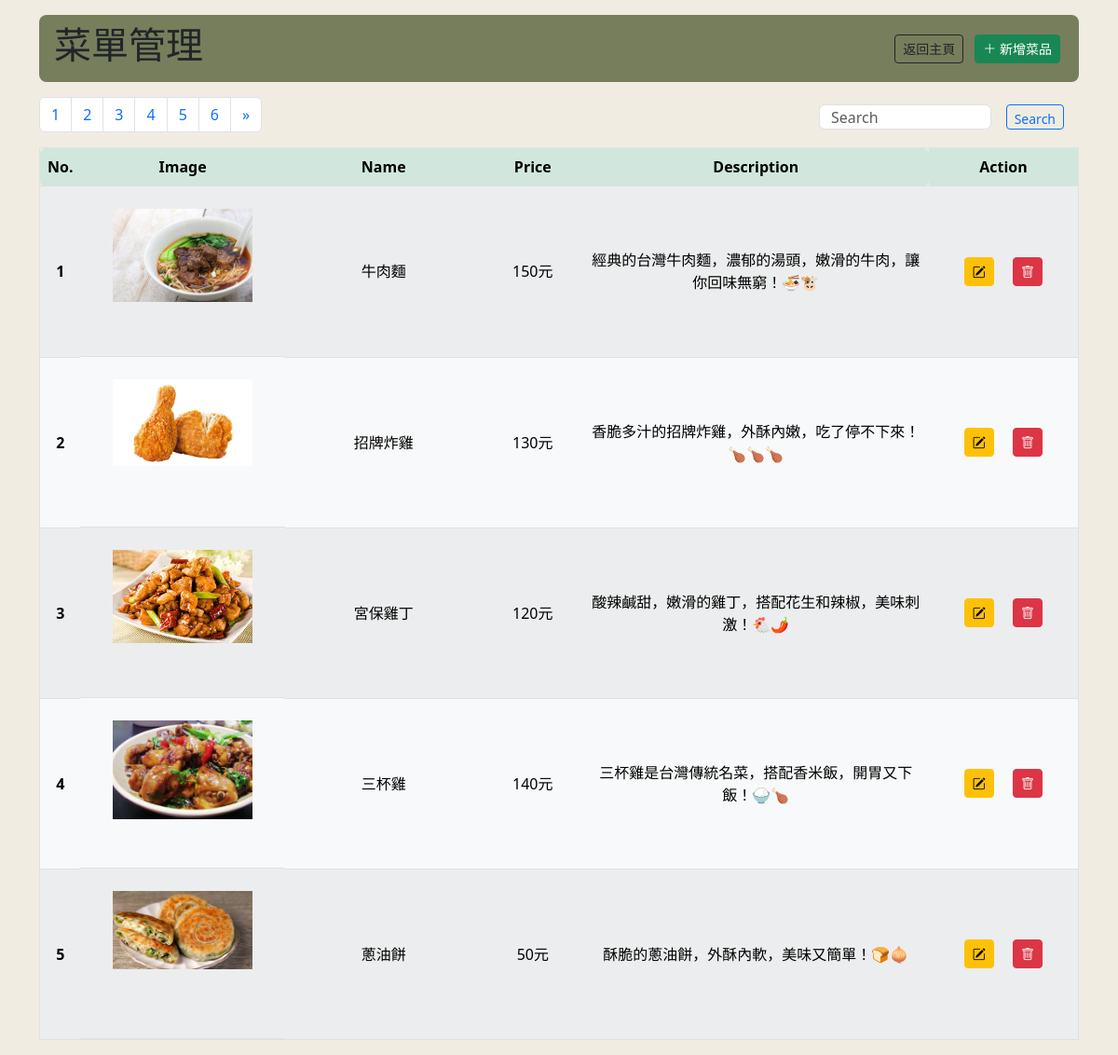
/restaurant/dishes/product.php (signed in), run on the app's committed database.
### tables this page shows
CREATE TABLE `restaurant_dishes` (
  `dishes_id` int(11) NOT NULL,
  `restaurant_id` int(11) NOT NULL,
  `dishes_name` varchar(30) NOT NULL,
  `price` int(11) NOT NULL,
  `description` varchar(200) NOT NULL,
  `img_file` varchar(100) NOT NULL
);

### restaurant/dishes/product.php (the view, shortened to what this page needs)
<?php
if(isset($_SESSION["user_id"])){
    $mysqli = require("../database.php");
    $limit = 5;
    $page = isset($_GET['page'])?$_GET['page'] : 1;
    $start = ($page - 1) * $limit;
    $sql = "SELECT * FROM `restaurant_dishes` WHERE `restaurant_id` = {$_SESSION['user_id']} LIMIT $start, $limit";
    $sql2 = "SELECT count(`dishes_id`) AS `dishes_id` FROM `restaurant_dishes` WHERE `restaurant_id` = {$_SESSION['user_id']}";
    $result = $mysqli -> query($sql);
    $result2 = $mysqli -> query($sql2);
    $dishes = $result -> fetch_assoc();
    $dishesCheck = $result->num_rows;
    $dishesCount = $result2 -> fetch_all(MYSQLI_ASSOC);
    $total = $dishesCount[0]['dishes_id'];
    $pages = ceil( $total / $limit );
    $next = $page + 1;
    $searchKeyword = isset($_GET['search']) ? $_GET['search'] : '';
    $i=$start + 1;
}
?>
<!DOCTYPE html>
<html lang="en">
<head>
    <link rel="stylesheet" href="../css/bootstrap.min.css">
    <link rel="stylesheet" href="../css/product.css">
    <link rel="stylesheet" href="https://cdn.jsdelivr.net/npm/bootstrap-icons@1.10.5/font/bootstrap-icons.css">
</head>
<body>
<?php if (isset($dishes)):?>
            <?php if($result):?>
                <?php if($dishesCheck > 0):
                    $result->data_seek(0);
                    ?>
                    <div class="container">
                        <div class="px-3 py-2 my-3 primary rounded-3 d-flex justify-content-between align-items-center">
                            <h1>菜單管理</h1>
                            <div>
                                <a class="btn btn-sm btn-outline-dark mx-1" href="../index.php">返回主頁</a>
                                <button type="submit" class="btn btn-sm btn-success mx-1" data-bs-toggle="modal" data-bs-target="#add_dishes">
                                <i class="bi bi-plus-lg"></i> 新增菜品
                                </button>
                            </div>
                        </div>
                            <div class="d-flex justify-content-between">
                                <nav aria-label="Page navigation example">
                                    <ul class="pagination">
                                        <?php for($p = 1; $p <= $pages; $p++):?>
                                            <li class="page-item"><a class="page-link" href="product.php?page=<?=$p;?>"><?=$p;?></a></li>
                                        <?php endfor;?>
                                        <?php if ($page < $pages): ?>
                                            <li class="page-item">
                                                <a class="page-link" href="product.php?page=<?= $next; ?>" aria-label="Next">
                                                    <span aria-hidden="true">&raquo;</span>
                                                </a>
                                            </li>
                                        <?php endif; ?>
                                    </ul>
                                </nav>
                                <div class="w-25">
                                    <form class="form-inline mt-2 d-flex h-50" method="get" action="product.php">
                                        <input class="form-control mr-sm-2" type="search" name="search" placeholder="Search" aria-label="Search" value="<?= isset($_GET['search']) ? $_GET['search'] : ''; ?>">
                                        <button class="btn btn-sm btn-outline-primary mx-3" type="submit">Search</button>
                                    </form>
                                </div>
                            </div>
                    </div>
                    <div class="container">
                        <table class="table table-success table-striped table-hover border text-center align-middle ">
                            <thead>
                                <tr>
                                    <th class="rounded-start-2 w-auto" scope="col">No.</th>
                                    <th class="w-20" scope="col">Image</th>
                                    <th class="w-20"scope="col">Name</th>
                                    <th class="w-10" scope="col">Price</th>
                                    <th class="rounded-end-2 w-35" scope="col">Description</th>
                                    <th class="w-25" scope="col">Action</th>
                                </tr>
                            </thead>
                            <tbody>
                            <?php while ($row = $result->fetch_assoc()):?>
                                    <?php if ($searchKeyword === '' || stripos($row['dishes_name'], $searchKeyword) !== false || stripos($row['description'], $searchKeyword) !== false): ?>
                                        <tr class="table-light">
                                            <th scope="row"><?=$i?></th>
                                            <td class="d-flex justify-content-center">
                                                <div class="dishesbox mt-3">
                                                    <?= "<img class='imgbox' src='{$row['img_file']}' alt=''>"; ?>
                                                </div>
                                            </td>
                                            <td><?=$row['dishes_name']?></td>
                                            <td><?=$row['price']?>元</td>
                                            <td><?=$row['description']?></td>
                                            <td>
                                            <button type="button" class="btn btn-sm btn-warning mx-2" data-bs-toggle="modal" data-bs-target="#edit_dishes" onclick="fillEditForm(<?=$row['dishes_id']?>, '<?=$row['dishes_name']?>', <?=$row['price']?>, '<?=$row['description']?>', '<?=$row['img_file']?>')">
                                                <i class="bi bi-pencil-square"></i>
                                            </button>
                                                <button onclick="confirmDelete(<?=$row['dishes_id']?>)" class="btn btn-sm btn-danger mx-2"><i class="bi bi-trash"></i></button>
                                            </td>
                                        </tr>
                                    <?php endif;?>
                                <?php $i++; ?>
                            <?php endwhile;?>
                            </tbody>
                        </table>
                    </div>
                <?php endif;?>
            <?php endif;?>
<?php endif;?>
</body>
</html>

### restaurant/css/product.css (style rules this page uses)
table { width: 100%; }
.w-10 { width: 10%; }
.w-20 { width: 20%; }
.w-35 { width: 35%; }
.dishesbox { width: 150px; height: 150px; }
.imgbox { -o-object-fit: contain; object-fit: contain; max-width: 100%; max-height: 100%; }
body { background-color: #f1ece2; }
.primary { background-color: #777e5c; }

### data on the page
restaurant_dishes: img_file (picture), dishes_name "牛肉麵", price "150", description "經典的台灣牛肉麵，濃郁的湯頭，嫩滑的牛肉，讓你回味無窮！🍜🐮"
restaurant_dishes: img_file (picture), dishes_name "招牌炸雞", price "130", description "香脆多汁的招牌炸雞，外酥內嫩，吃了停不下來！🍗🍗🍗"
restaurant_dishes: img_file (picture), dishes_name "宮保雞丁", price "120", description "酸辣鹹甜，嫩滑的雞丁，搭配花生和辣椒，美味刺激！🐔🌶️"
restaurant_dishes: img_file (picture), dishes_name "三杯雞", price "140", description "三杯雞是台灣傳統名菜，搭配香米飯，開胃又下飯！🍚🍗"
restaurant_dishes: img_file (picture), dishes_name "蔥油餅", price "50", description "酥脆的蔥油餅，外酥內軟，美味又簡單！🍞🧅"
